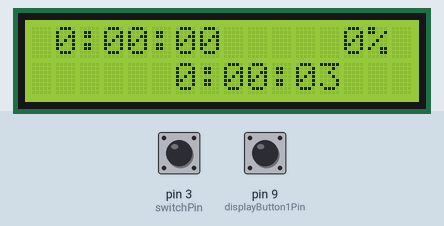
Bench run of a sketch on a simulated Arduino Uno, built with avr-gcc and run on an emulated ATmega328P. On the bench: 16×2 character LCD. Inputs (shaded band) come from the test bench; at power-on: pin 9 (displayButton1Pin) LOW, pin 3 (switchPin) LOW. What the sketch prints to the serial monitor is not drawn.

Above: at 3.3 s.
3.4 s: pin 9 (displayButton1Pin) pulled HIGH for 0.6 s
At 4.3 s:
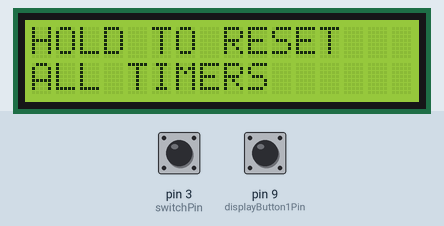
7.0 s: pin 9 (displayButton1Pin) pulled HIGH for 1 s
At 8.5 s:
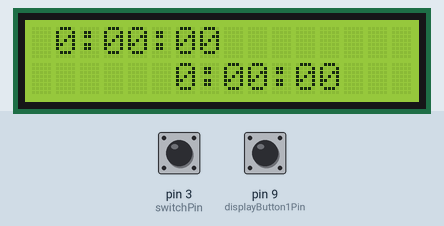
11.0 s: pin 3 (switchPin) pulled HIGH for 1 s
At 12.2 s:
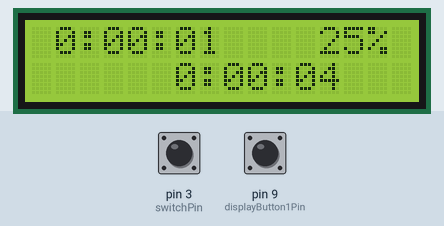
14.3 s: pin 3 (switchPin) pulled HIGH for 0.6 s
At 15.6 s:
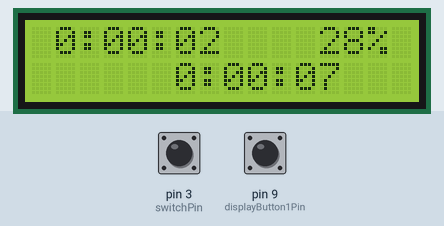
17.3 s: pin 9 (displayButton1Pin) pulsed HIGH 2 times (0.12 s each, 0.3 s apart)
At 20.5 s:
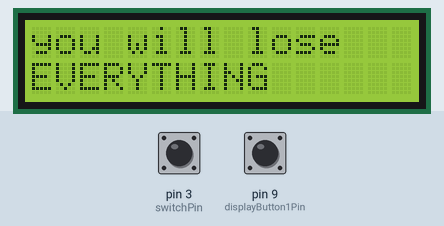
Timing chart, 0 to 21.9 s (numbered marks = the images above; inputs shaded):
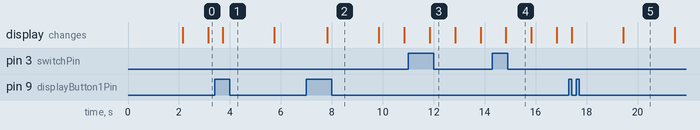

Measured:
- after the input at 3.4 s, the display: changes after 0.32 s (image 1)
- after the input at 7.0 s, the display: changes after 0.82 s (image 2)
- after the input at 17.3 s, the display: first changes after 0.11 s (image 5 shows a later state)

The sketch:

use_timer_rev1.ino
```cpp
      ////--- SHELL Basic Interface  ---///
//  0.1 - based on shell_intervace_1.3
//  0.4 - production test
//  0.5 - hour bug,
//  0.6 - bug fix: needed long in function
//  0.7 - switch pins 3 and 9

int software1 = 0; // Software Series
int software2 = 6; // Software Rev

      //-- Libraries  --//
#include <Wire.h>  // (7% 140k) I2C communication
#include <LiquidCrystal_I2C.h>  // (7% 140k) LCD display (A4 SDA-Black A5 SCL-white)


  //////--  DESIGNATE CONFIGURATIONS  --////////

    //---INITIALIZE---//
LiquidCrystal_I2C lcd(0x27,16,2); // set the LCD address to 0x27 for a 16 chars and 2 line display

   // Sensor Inputs
#define switchPin 3

   // Button Pins and Variables
#define displayButton1Pin 9

    //-- Display Managment Variables --//
byte displayWait = 20; //loops (*10) set displays waits for input

boolean backlightStatus = 1;  // tells backlight to be off if zero (backlight is turned on in button debounce function and off in main loop)
byte backlightDelay = 240;  // backlight off delay in seconds
int backlightCount = backlightDelay;

      // Loop timing, button debounce variables
byte buttonSelected = 0;  // which button is pushed, 0 is no button selected
byte buttonCheck = LOW;  // low indicates all buttons released
byte lastSecond = 0;  // used for loop timing functions


byte upArrow[8] = {
  B00100,
  B01110,
  B10101,
  B00100,
  B00100,
  B00100,
  B00100,
};

byte downArrow[8] = {
  B00100,
  B00100,
  B00100,
  B00100,
  B10101,
  B01110,
  B00100,
};


  //-- Timer Parameters --//
long loopMillis = 0; //used for loop timing
long checkLoop = 0;  // makes sure delay isn't long in reset
long elapsedMillis = 0;
long elapsedSeconds = 0;
long startMillis = 0;
long nowSeconds = 0;
#define LOOPTIME 500 // time for main loop


  //////--  SETUP  --////////

void setup(){

  // start serial port to computer
  Serial.begin(9600);
  Serial.println("wait to start");

  //--- initialize LCD
  lcd.init(); //initialize the lcd
  lcd.backlight(); //turns backlight on
  lcd.createChar(1, upArrow);  //create special characters
  lcd.createChar(2, downArrow);


  //initial input/output pins
    //pinMode(LEDpin, OUTPUT);
    pinMode(switchPin, INPUT);


  //initial inputs
    pinMode(displayButton1Pin,INPUT);
    //pinMode(displayButton2Pin,INPUT);
    //pinMode(displayButton3Pin,INPUT);

  //Dead Pin
  //  pinMode(deadPin1,INPUT_PULLUP);


  ///--Initialize Processes--//
  Wire.begin();


//--- Startup Display (software rev)

  lcd.clear();
  lcd.setCursor(0,0);
  lcd.print("Use Timer");
  lcd.setCursor(1,1);
  lcd.print("S/W rev:  ");
  lcd.print(software1);
  lcd.print(".");
  lcd.print(software2);

  delay(2000);


  zeroDisplay();


} //-- end of pre start loop


////////-----  MAIN LOOP  -------///////

void loop(void){
  // ---- Check Switch ----
  //increment elapsed millis if switch closed
  if (digitalRead(switchPin) == 1){
    elapsedMillis = elapsedMillis + (millis() - loopMillis);
    elapsedSeconds = elapsedMillis / 1000;
    }

  // nowSeconds is total seconds
  nowSeconds = (millis() - startMillis) / 1000;

  // reset loop timer, must be after swith check
  loopMillis = millis();

  // update display
  refreshDisplay(elapsedSeconds, nowSeconds, false);

  // --- button reset ---
  buttonSelected = 0;
  readButton1();
  if(buttonSelected == 1){
      buttonSelected = 0;
      lcd.clear();
      lcd.setCursor(0,0);
      lcd.print("HOLD TO RESET");
      lcd.setCursor(0,1);
      lcd.print("ALL TIMERS");

      delay(2000);

      lcd.clear();
      lcd.setCursor(0,0);
      lcd.print("you will lose");
      lcd.setCursor(0,1);
      lcd.print("EVERYTHING");

      delay(2000);
      readButton1();  // Second button debounce to avoid reset
      if(buttonSelected == 1){
        // check button for reset
        buttonSelected = 0;
        startMillis = millis();
        elapsedMillis = 0;
        elapsedSeconds = 0;
        buttonSelected = 0;
        zeroDisplay();
        // this is here because of delays in reset
        loopMillis = millis();
      }else{
        Serial.print("no reset");
        refreshDisplay(elapsedSeconds, nowSeconds, true);
      }// end button select if
      buttonSelected = 0;
      delay(2000);
  }


  // manage loop to about 1 second
  // conditional is due to issues during reset
  checkLoop = LOOPTIME - (millis() - loopMillis);
  if (checkLoop > LOOPTIME || checkLoop < 0){
    checkLoop = 0;
  }
  delay(checkLoop); // adjust for 1 second loop

}//end main loop


//////////////----- FUNCTIONS ------------/////////////

  ///--- Button Read and Debounce Functions ---////

void readButton1(){
  boolean displayButton1State;
  displayButton1State = digitalRead(displayButton1Pin);
  if(displayButton1State == HIGH){
    delay(50);
    if(displayButton1State == HIGH){
      buttonSelected = 1;
    }
  }
}  // end readButton1


void zeroDisplay(){
  lcd.clear();
  lcd.setCursor(0,0);
  lcd.print(" 0:00:00");

  lcd.setCursor(5,1);
  lcd.print(" 0:00:00");
}


// ---- Main Display Function ----
void refreshDisplay(long elapsedSeconds, long nowSeconds, bool full){
  // calculate elapsed times
  int hhE = elapsedSeconds / 3600;
  int mmE = (elapsedSeconds / 60) - (hhE * 60);
  int ssE = elapsedSeconds - (mmE * 60) - (hhE * 3600);

  // calculate percent used
  int percentUsed = ((float)elapsedSeconds / (float)nowSeconds) * 100.0;
  if (percentUsed < 0){percentUsed = 0;}
  if (percentUsed > 100){percentUsed = 100;}

  // calculate Total times
  int hhT = nowSeconds / 3600;
  int mmT = (nowSeconds / 60) - (hhT * 60);
  int ssT = nowSeconds - (mmT * 60) - (hhT * 3600);

  // Every minute fully refresh the display
  if (ssT == 1){full = true;}

  // clear display only if doing full
  if (full == true){
    lcd.clear();
  }

  // Display Elapsed Time Timer
  if (mmE == 0 || full == true){
    lcd.setCursor(0,0);
    if (hhE < 10){lcd.print(" ");}
    lcd.print(hhE);
    lcd.print(":");
    }
  if (ssE == 0 || full == true){
    lcd.setCursor(3,0);
    if (mmE < 10){lcd.print("0");}
    lcd.print(mmE);
    lcd.print(":");
    }
  lcd.setCursor(6,0);
  if (ssE < 10){lcd.print("0");}
  lcd.print(ssE);

  // Display Percent Used
  lcd.setCursor(11,0);
  if (percentUsed < 10){lcd.print(" ");}
  if (percentUsed < 100){lcd.print(" ");}
  lcd.print(percentUsed);
  lcd.print("%");

  // Display Total Time
  if (mmT == 0 || full == true){
    lcd.setCursor(5,1);
    if (hhT < 10){lcd.print(" ");}
    lcd.print(hhT);
    lcd.print(":");
    }
  if (ssT == 0 || full == true){
    lcd.setCursor(8,1);
    if (mmT < 10){lcd.print("0");}
    lcd.print(mmT);
    lcd.print(":");
    }
  lcd.setCursor(11,1);
  if (ssT < 10){lcd.print("0");}
  lcd.print(ssT);
}
```
